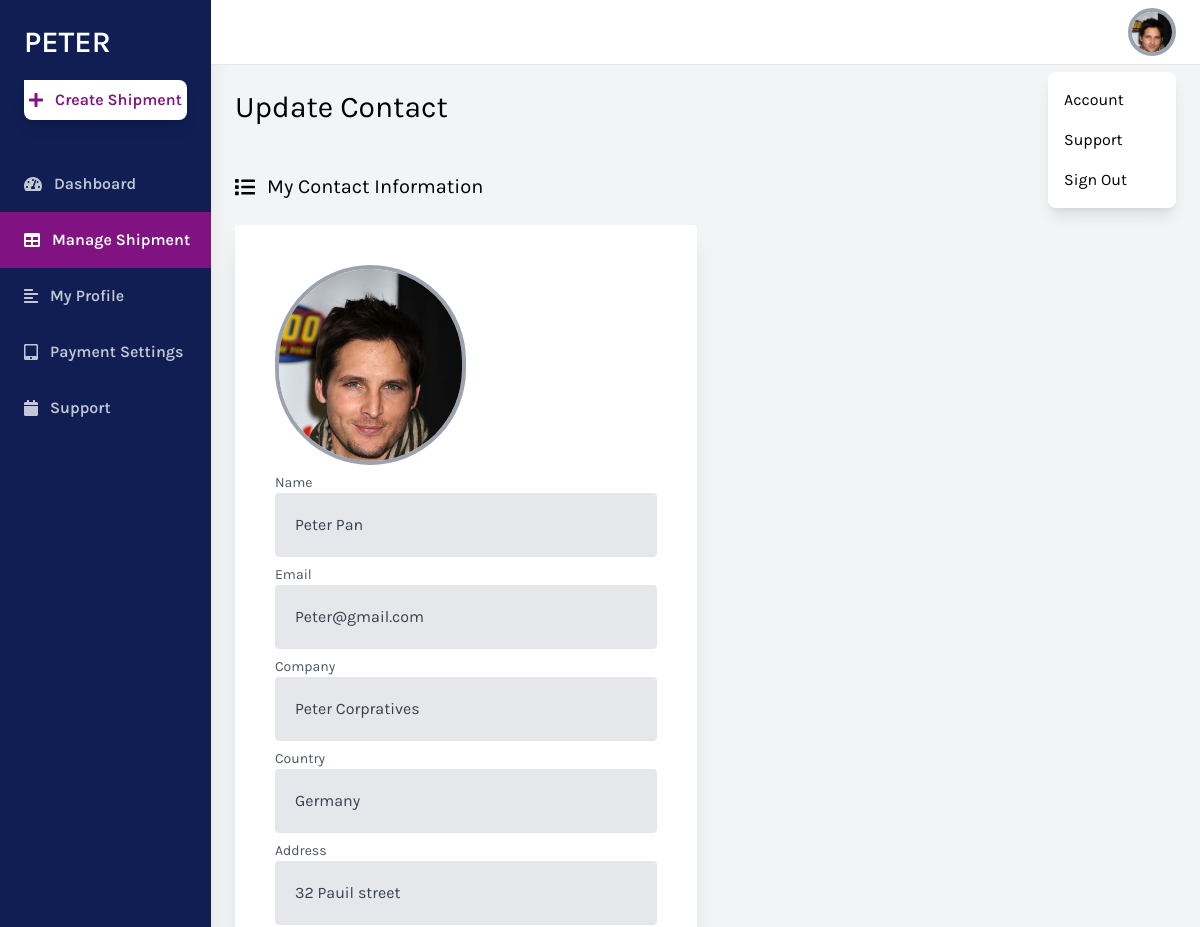
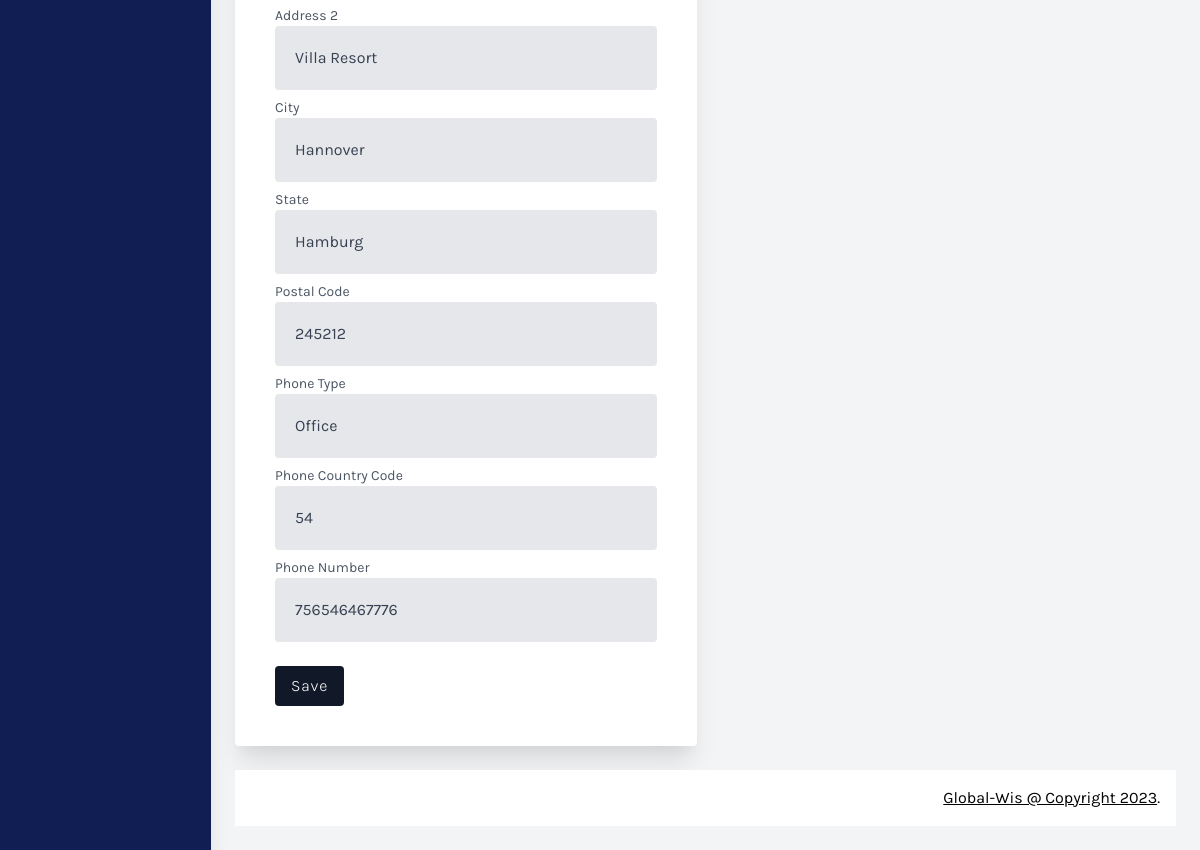
The app's page /user_information_update/ (signed in) with its own data (2 pictures, top to bottom).
### globalwis/models.py (models this page shows, shortened)
class Contact(models.Model):
    user = models.ForeignKey(User, on_delete=models.CASCADE, default=False)
    name = models.CharField(max_length=100)
    image = models.ImageField(null=True, blank=True)
    company = models.CharField(max_length=100, blank=True, default=False)
    country = models.CharField(max_length=200, blank=True, default=False)
    address = models.CharField(max_length=200)
    address2 = models.CharField(max_length=200, blank=True, default=False)
    address3 = models.CharField(max_length=200, blank=True, default=False)
    zip_code = models.IntegerField(blank=True, null=True)
    city = models.CharField(max_length=100)
    state = models.CharField(max_length=100)
    email = models.EmailField()
    phone_type = models.CharField(max_length=100)
    phone_country_code = models.CharField(max_length=10)
    phone_number = models.CharField(max_length=20)

### globalwis/views.py (the view, shortened to what this page needs)
# urls.py: path('user_information_update/', views.ContactCreateUpdateView.as_view(), name='user_information_update'),
class ContactCreateUpdateView(LoginRequiredMixin, UpdateView):
    template_name = 'create_update_contact.html'
    model = Contact
    form_class = ContactForm
    success_url = reverse_lazy('user_information')
    def get_object(self, queryset=None):
        try:
            return Contact.objects.get(user=self.request.user)
        except Contact.DoesNotExist:
            return None
    def get(self, request, *args, **kwargs):
        self.object = self.get_object()
        if self.object:
            return super().get(request, *args, **kwargs)
        else:
            return super(ContactCreateUpdateView, self).get(request, *args, **kwargs)
    def get_initial(self):
        initial = super().get_initial()
        contact = Contact.objects.filter(email=self.request.user.email).first()
        try:
            contact = Contact.objects.get(email=self.request.user.email)
            initial['sender_name'] = contact.name
            initial['sender_company'] = contact.company
            initial['sender_pickup_country'] = contact.country
            initial['sender_address'] = contact.address
            initial['sender_address2'] = contact.address2
            initial['sender_address3'] = contact.address3
            initial['sender_pickup_zip'] = contact.zip_code
            initial['sender_city'] = contact.city
            initial['sender_state'] = contact.state
            initial['sender_email'] = contact.email
            initial['sender_phone_type'] = contact.phone_type
            initial['sender_phone_code'] = contact.phone_country_code
            initial['sender_phone_number'] = contact.phone_number
        except Contact.DoesNotExist:
            pass
        return initial

### globalwis/forms.py
class ContactForm(forms.ModelForm):
    class Meta:
        model = Contact
        fields = ['name', 'email', 'image' ,'phone_country_code', 'phone_number', 'phone_type', 'address', 'address2', 'address3', 'company' ,'city', 'state', 'zip_code', 'country']
    name = forms.CharField(required=False)
    email = forms.EmailField(required=False)
    image = forms.ImageField(required=False)
    phone_country_code = forms.CharField(required=False)
    phone_number = forms.CharField(required=False)
    phone_type = forms.CharField(required=False)
    address = forms.CharField(required=False)
    address2 = forms.CharField(required=False)
    address3 = forms.CharField(required=False)
    company = forms.CharField(required=False)
    city = forms.CharField(required=False)
    state = forms.CharField(required=False)
    zip_code = forms.CharField(required=False)
    country = forms.CharField(required=False)

### globalwis/templates/create_update_contact.html (shortened to what this page needs)
<!DOCTYPE html>
<html lang="en">
<head>
    <link href="https://cdnjs.cloudflare.com/ajax/libs/tailwindcss/2.2.19/tailwind.min.css" rel="stylesheet">
</head>
<body class="bg-gray-100 font-family-karla flex">
    <aside class="relative bg-sidebar h-screen w-64 hidden sm:block shadow-xl">
        <div class="p-6">
            <a href="{% url 'dashboard' %}" class="text-white text-3xl font-semibold uppercase hover:text-gray-300">{{user.username}}</a>
            <button onclick="window.location.href='{% url 'create_shipment' %}'" class="w-full bg-white cta-btn font-semibold py-2 mt-5 rounded-br-lg rounded-bl-lg rounded-tr-lg shadow-lg hover:shadow-xl hover:bg-gray-300 flex items-center justify-center">
                <i class="fas fa-plus mr-3"></i> Create Shipment
            </button>
        </div>
        <nav class="text-white text-base font-semibold pt-3">
            <a href="{% url 'dashboard' %}" class="flex items-center text-white opacity-75 hover:opacity-100 py-4 pl-6 nav-item">
                <i class="fas fa-tachometer-alt mr-3"></i>
                Dashboard
            </a>
            <a href="{% url 'manage_shipments' %}" class="flex items-center active-nav-link text-white py-4 pl-6 nav-item">
                <i class="fas fa-table mr-3"></i>
                Manage Shipment
            </a>
            <a href="{% url 'user_information' %}" class="flex items-center text-white opacity-75 hover:opacity-100 py-4 pl-6 nav-item">
                <i class="fas fa-align-left mr-3"></i>
                My Profile
            </a>
            <a href="{% url 'payment_settings' %}" class="flex items-center text-white opacity-75 hover:opacity-100 py-4 pl-6 nav-item">
                <i class="fas fa-tablet-alt mr-3"></i>
                Payment Settings
            </a>
            <a href="{% url 'support' %}" class="flex items-center text-white opacity-75 hover:opacity-100 py-4 pl-6 nav-item">
                <i class="fas fa-calendar mr-3"></i>
                Support
            </a>
        </nav>
    </aside>
    <div class="relative w-full flex flex-col h-screen overflow-y-hidden">
        <header class="w-full items-center bg-white py-2 px-6 hidden sm:flex">
            <div x-data="{ isOpen: false }" class="relative w-1/2 flex justify-end">
                <button @click="isOpen = !isOpen" class="realtive z-10 w-12 h-12 rounded-full overflow-hidden border-4 border-gray-400 hover:border-gray-300 focus:border-gray-300 focus:outline-none">
                    <img src="/static/assets/profileimg/{{ contact.image.url }}">
                </button>
                <button x-show="isOpen" @click="isOpen = false" class="h-full w-full fixed inset-0 cursor-default"></button>
                <div x-show="isOpen" class="absolute w-32 bg-white rounded-lg shadow-lg py-2 mt-16">
                    <a href="#" class="block px-4 py-2 account-link hover:text-white">Account</a>
                    <a href="#" class="block px-4 py-2 account-link hover:text-white">Support</a>
                    <a href="#" class="block px-4 py-2 account-link hover:text-white">Sign Out</a>
                </div>
            </div>
        </header>
        <div class="w-full h-screen overflow-x-hidden border-t flex flex-col">
            <main class="w-full flex-grow p-6">
                <h1 class="w-full text-3xl text-black pb-6">{% if object %}Update{% else %}Create{% endif %} Contact</h1>
                <div class="flex flex-wrap">
                    <div class="w-full lg:w-1/2 my-6 pr-0 lg:pr-2">
                        <p class="text-xl pb-6 flex items-center">
                            <i class="fas fa-list mr-3"></i> My Contact Information
                        </p>
                        <div class="leading-loose">
                            <form  method="post" enctype="multipart/form-data" class="p-10 bg-white rounded shadow-xl">
                                  <div x-data="{ isOpen: false }" class="relative w-1/2 flex justify-end">
                                    <label for="{{ form.image.id_for_label }}" style="width: 200px; height: 200px;" class="relative z-10 w-12 h-12 rounded-full overflow-hidden border-4 border-gray-400 hover:border-blue-500 hover:text-blue-500 focus:border-gray-300 focus:outline-none transition duration-300 ease-in-out">
                                    </label>
                                  </div>
                                  <div class="mt-2">
                                    <label class="block text-sm text-gray-600" for="{{ form.name.id_for_label }}">Name</label>
                                    <input value="{{ form.name.value }}" class="w-full px-5  py-4 text-gray-700 bg-gray-200 rounded" id="{{ form.name.id_for_label }}" name="{{ form.name.name }}" type="text" required="" placeholder="Name" aria-label="Name">
                                  </div>
                                  <div class="mt-2">
                                    <label class="block text-sm text-gray-600" for="{{ form.email.id_for_label }}">Email</label>
                                    <input value="{{ form.email.value }}" class="w-full px-5  py-4 text-gray-700 bg-gray-200 rounded" id="{{ form.email.id_for_label }}" name="{{ form.email.name }}" type="email" required="" placeholder="Email" aria-label="Email">
                                  </div>
                                  <div class="mt-2">
                                    <label class="block text-sm text-gray-600" for="{{ form.company.id_for_label }}">Company</label>
                                    <input value="{{ form.company.value }}" class="w-full px-5  py-4 text-gray-700 bg-gray-200 rounded" id="{{ form.company.id_for_label }}" name="{{ form.company.name }}" type="text" required="" placeholder="Company" aria-label="Company">
                                  </div>
                                  <div class="mt-2">
                                    <label class="block text-sm text-gray-600" for="{{ form.country.id_for_label }}">Country</label>
                                    <input value="{{ form.country.value }}" class="w-full px-5  py-4 text-gray-700 bg-gray-200 rounded" id="{{ form.country.id_for_label }}" name="{{ form.country.name }}" type="text" required="" placeholder="Country" aria-label="Country">
                                  </div>
                                  <div class="mt-2">
                                    <label class="block text-sm text-gray-600" for="{{ form.address.id_for_label }}">Address</label>
                                    <input value="{{ form.address.value }}" class="w-full px-5  py-4 text-gray-700 bg-gray-200 rounded" id="{{ form.address.id_for_label }}" name="{{ form.address.name }}" type="text" required="" placeholder="Address" aria-label="Address">
                                  </div>
                                  <div class="mt-2">
                                    <label class="block text-sm text-gray-600" for="{{ form.address2.id_for_label }}">Address 2</label>
                                    <input value="{{ form.address2.value }}" class="w-full px-5  py-4 text-gray-700 bg-gray-200 rounded" id="{{ form.address2.id_for_label }}" name="{{ form.address2.name }}" type="text" required="" placeholder="Address 2" aria-label="Address 2">
                                  </div>
                                  <div class="mt-2">
                                    <label class="block text-sm text-gray-600" for="{{ form.city.id_for_label }}">City</label>
                                    <input value="{{ form.city.value }}" class="w-full px-5  py-4 text-gray-700 bg-gray-200 rounded" id="{{ form.city.id_for_label }}" name="{{ form.city.name }}" type="text" required="" placeholder="City" aria-label="City">
                                  </div>
                                  <div class="mt-2">
                                    <label class="block text-sm text-gray-600" for="{{ form.state.id_for_label }}">State</label>
                                    <input value="{{ form.state.value }}" class="w-full px-5  py-4 text-gray-700 bg-gray-200 rounded" id="{{ form.state.id_for_label }}" name="{{ form.state.name }}" type="text" required="" placeholder="State" aria-label="State">
                                  </div>
                                  <div class="mt-2">
                                    <label class="block text-sm text-gray-600" for="{{ form.zip_code.id_for_label }}">Postal Code</label>
                                    <input value="{{ form.zip_code.value }}" class="w-full px-5  py-4 text-gray-700 bg-gray-200 rounded" id="{{ form.zip_code.id_for_label }}" name="{{ form.zip_code.name }}" type="number" required="" placeholder="Postal Code" aria-label="Postal Code">
                                  </div>
                                  <div class="mt-2">
                                    <label class="block text-sm text-gray-600" for="{{ form.phone_type.id_for_label }}">Phone Type</label>
                                    <input value="{{ form.phone_type.value }}" class="w-full px-5  py-4 text-gray-700 bg-gray-200 rounded" id="{{ form.phone_type.id_for_label }}" name="{{ form.phone_type.name }}" type="text" required="" placeholder="Phone Type" aria-label="Phone Type">
                                  </div>
                                  <div class="mt-2">
                                    <label class="block text-sm text-gray-600" for="{{ form.phone_country_code.id_for_label }}">Phone Country Code</label>
                                    <input value="{{ form.phone_country_code.value }}" class="w-full px-5  py-4 text-gray-700 bg-gray-200 rounded" id="{{ form.phone_country_code.id_for_label }}" name="{{ form.phone_country_code.name }}" type="text" required="" placeholder="Phone Country Code" aria-label="Phone Country Code">
                                  </div>
                                  <div class="mt-2">
                                    <label class="block text-sm text-gray-600" for="{{ form.phone_number.id_for_label }}">Phone Number</label>
                                    <input value="{{ form.phone_number.value }}" class="w-full px-5  py-4 text-gray-700 bg-gray-200 rounded" id="{{ form.phone_number.id_for_label }}" name="{{ form.phone_number.name }}" type="number" required="" placeholder="Phone Number" aria-label="Phone Number">
                                  </div>
                                <div class="mt-6">
                                    <button class="px-4 py-1 text-white font-light tracking-wider bg-gray-900 rounded" type="submit">Save</button></a>
                                </div>
                            </form>
                        </div>
                    </div>
            <footer class="w-full bg-white text-right p-4">
                 <a target="_blank" href="#" class="underline">Global-Wis @ Copyright 2023</a>.
            </footer>
        </div>
    </div>
</body>
</html>

### globalwis/templates/create_update_contact.html (style rules this page uses)
.font-family-karla { font-family: karla; }
.bg-sidebar { background: #101e53; }
.cta-btn { color: #811281; }
.active-nav-link { background: #811281; }

### records on screen
Contact: image (picture), name "Peter Pan", email "Peter@gmail.com", company "Peter Corpratives", country "Germany", address "32 Pauil street", address2 "Villa Resort", city "Hannover", state "Hamburg", phone_type "Office", phone_country_code "54", phone_number "756546467776"

### other values on screen
{{ user.username }} "PETER"
